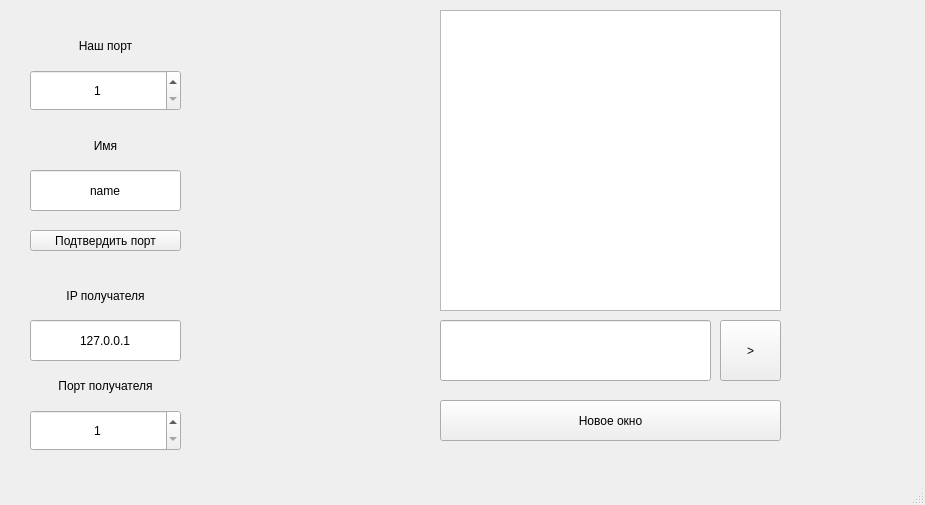
<?xml version="1.0" encoding="UTF-8"?>
<ui version="4.0">
 <class>MainWindow</class>
 <widget class="QMainWindow" name="MainWindow">
  <property name="geometry">
   <rect>
    <x>0</x>
    <y>0</y>
    <width>925</width>
    <height>505</height>
   </rect>
  </property>
  <property name="windowTitle">
   <string>MainWindow</string>
  </property>
  <widget class="QWidget" name="centralwidget">
   <widget class="QSpinBox" name="my_port">
    <property name="geometry">
     <rect>
      <x>30</x>
      <y>70</y>
      <width>151</width>
      <height>41</height>
     </rect>
    </property>
    <property name="alignment">
     <set>Qt::AlignmentFlag::AlignCenter</set>
    </property>
    <property name="minimum">
     <number>1</number>
    </property>
    <property name="maximum">
     <number>65535</number>
    </property>
    <property name="value">
     <number>1</number>
    </property>
   </widget>
   <widget class="QSpinBox" name="receiver_port">
    <property name="geometry">
     <rect>
      <x>30</x>
      <y>410</y>
      <width>151</width>
      <height>41</height>
     </rect>
    </property>
    <property name="alignment">
     <set>Qt::AlignmentFlag::AlignCenter</set>
    </property>
    <property name="minimum">
     <number>1</number>
    </property>
    <property name="maximum">
     <number>65535</number>
    </property>
    <property name="value">
     <number>1</number>
    </property>
   </widget>
   <widget class="QLineEdit" name="receiver_ip">
    <property name="geometry">
     <rect>
      <x>30</x>
      <y>320</y>
      <width>151</width>
      <height>41</height>
     </rect>
    </property>
    <property name="text">
     <string>127.0.0.1</string>
    </property>
    <property name="alignment">
     <set>Qt::AlignmentFlag::AlignCenter</set>
    </property>
   </widget>
   <widget class="QLabel" name="info_my_port">
    <property name="geometry">
     <rect>
      <x>30</x>
      <y>30</y>
      <width>151</width>
      <height>31</height>
     </rect>
    </property>
    <property name="text">
     <string>Наш порт</string>
    </property>
    <property name="alignment">
     <set>Qt::AlignmentFlag::AlignCenter</set>
    </property>
   </widget>
   <widget class="QLabel" name="info_receiver_ip">
    <property name="geometry">
     <rect>
      <x>30</x>
      <y>280</y>
      <width>151</width>
      <height>31</height>
     </rect>
    </property>
    <property name="text">
     <string>IP получателя</string>
    </property>
    <property name="alignment">
     <set>Qt::AlignmentFlag::AlignCenter</set>
    </property>
   </widget>
   <widget class="QLabel" name="info_receiver_port">
    <property name="geometry">
     <rect>
      <x>30</x>
      <y>370</y>
      <width>151</width>
      <height>31</height>
     </rect>
    </property>
    <property name="text">
     <string>Порт получателя</string>
    </property>
    <property name="alignment">
     <set>Qt::AlignmentFlag::AlignCenter</set>
    </property>
   </widget>
   <widget class="QTextEdit" name="chat">
    <property name="geometry">
     <rect>
      <x>440</x>
      <y>10</y>
      <width>341</width>
      <height>301</height>
     </rect>
    </property>
    <property name="readOnly">
     <bool>true</bool>
    </property>
   </widget>
   <widget class="QLineEdit" name="message">
    <property name="geometry">
     <rect>
      <x>440</x>
      <y>320</y>
      <width>271</width>
      <height>61</height>
     </rect>
    </property>
   </widget>
   <widget class="QPushButton" name="send_message">
    <property name="geometry">
     <rect>
      <x>720</x>
      <y>320</y>
      <width>61</width>
      <height>61</height>
     </rect>
    </property>
    <property name="text">
     <string>&gt;</string>
    </property>
   </widget>
   <widget class="QPushButton" name="confirm_port">
    <property name="geometry">
     <rect>
      <x>30</x>
      <y>230</y>
      <width>151</width>
      <height>21</height>
     </rect>
    </property>
    <property name="text">
     <string>Подтвердить порт</string>
    </property>
   </widget>
   <widget class="QPushButton" name="open_new_window">
    <property name="geometry">
     <rect>
      <x>440</x>
      <y>400</y>
      <width>341</width>
      <height>41</height>
     </rect>
    </property>
    <property name="text">
     <string>Новое окно</string>
    </property>
   </widget>
   <widget class="QLineEdit" name="my_name">
    <property name="geometry">
     <rect>
      <x>30</x>
      <y>170</y>
      <width>151</width>
      <height>41</height>
     </rect>
    </property>
    <property name="text">
     <string>name</string>
    </property>
    <property name="alignment">
     <set>Qt::AlignmentFlag::AlignCenter</set>
    </property>
   </widget>
   <widget class="QLabel" name="info_my_name">
    <property name="geometry">
     <rect>
      <x>30</x>
      <y>130</y>
      <width>151</width>
      <height>31</height>
     </rect>
    </property>
    <property name="text">
     <string>Имя</string>
    </property>
    <property name="alignment">
     <set>Qt::AlignmentFlag::AlignCenter</set>
    </property>
   </widget>
  </widget>
  <widget class="QMenuBar" name="menubar">
   <property name="geometry">
    <rect>
     <x>0</x>
     <y>0</y>
     <width>925</width>
     <height>21</height>
    </rect>
   </property>
  </widget>
  <widget class="QStatusBar" name="statusbar"/>
 </widget>
 <resources/>
 <connections/>
</ui>
